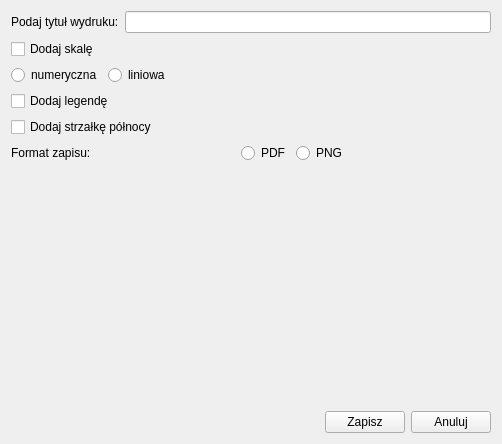
<?xml version="1.0" encoding="UTF-8"?>
<ui version="4.0">
 <class>Form</class>
 <widget class="QWidget" name="Form">
  <property name="geometry">
   <rect>
    <x>0</x>
    <y>0</y>
    <width>502</width>
    <height>444</height>
   </rect>
  </property>
  <property name="windowTitle">
   <string>Form</string>
  </property>
  <layout class="QGridLayout" name="gridLayout">
   <item row="0" column="0">
    <layout class="QGridLayout" name="gridLayout_2">
     <item row="0" column="0">
      <layout class="QHBoxLayout" name="horizontalLayout_6">
       <item>
        <widget class="QLabel" name="label_8">
         <property name="text">
          <string>Podaj tytuł wydruku:</string>
         </property>
        </widget>
       </item>
       <item>
        <widget class="QLineEdit" name="linTyt">
         <property name="sizePolicy">
          <sizepolicy hsizetype="MinimumExpanding" vsizetype="Fixed">
           <horstretch>0</horstretch>
           <verstretch>0</verstretch>
          </sizepolicy>
         </property>
        </widget>
       </item>
      </layout>
     </item>
     <item row="1" column="0">
      <layout class="QVBoxLayout" name="verticalLayout_6">
       <item>
        <widget class="QCheckBox" name="chSkal">
         <property name="text">
          <string>Dodaj skalę</string>
         </property>
        </widget>
       </item>
       <item>
        <layout class="QHBoxLayout" name="horizontalLayout">
         <item>
          <widget class="QRadioButton" name="btnSNum">
           <property name="text">
            <string>numeryczna</string>
           </property>
          </widget>
         </item>
         <item>
          <widget class="QRadioButton" name="btnSLin">
           <property name="text">
            <string>liniowa</string>
           </property>
          </widget>
         </item>
         <item>
          <spacer name="horizontalSpacer_4">
           <property name="orientation">
            <enum>Qt::Horizontal</enum>
           </property>
           <property name="sizeHint" stdset="0">
            <size>
             <width>40</width>
             <height>20</height>
            </size>
           </property>
          </spacer>
         </item>
        </layout>
       </item>
       <item>
        <widget class="QCheckBox" name="chLeg">
         <property name="text">
          <string>Dodaj legendę</string>
         </property>
        </widget>
       </item>
       <item>
        <widget class="QCheckBox" name="chStrz">
         <property name="text">
          <string>Dodaj strzałkę północy</string>
         </property>
        </widget>
       </item>
      </layout>
     </item>
     <item row="2" column="0">
      <layout class="QHBoxLayout" name="horizontalLayout_2">
       <item>
        <widget class="QLabel" name="label_11">
         <property name="text">
          <string>Format zapisu:</string>
         </property>
        </widget>
       </item>
       <item>
        <spacer name="horizontalSpacer_8">
         <property name="orientation">
          <enum>Qt::Horizontal</enum>
         </property>
         <property name="sizeHint" stdset="0">
          <size>
           <width>40</width>
           <height>20</height>
          </size>
         </property>
        </spacer>
       </item>
       <item>
        <widget class="QRadioButton" name="btnPDF">
         <property name="text">
          <string>PDF</string>
         </property>
        </widget>
       </item>
       <item>
        <widget class="QRadioButton" name="btnPNG">
         <property name="text">
          <string>PNG</string>
         </property>
        </widget>
       </item>
       <item>
        <spacer name="horizontalSpacer_7">
         <property name="orientation">
          <enum>Qt::Horizontal</enum>
         </property>
         <property name="sizeHint" stdset="0">
          <size>
           <width>40</width>
           <height>20</height>
          </size>
         </property>
        </spacer>
       </item>
      </layout>
     </item>
     <item row="3" column="0">
      <spacer name="verticalSpacer_2">
       <property name="orientation">
        <enum>Qt::Vertical</enum>
       </property>
       <property name="sizeHint" stdset="0">
        <size>
         <width>20</width>
         <height>40</height>
        </size>
       </property>
      </spacer>
     </item>
     <item row="4" column="0">
      <layout class="QHBoxLayout" name="horizontalLayout_8">
       <item>
        <spacer name="horizontalSpacer_6">
         <property name="orientation">
          <enum>Qt::Horizontal</enum>
         </property>
         <property name="sizeHint" stdset="0">
          <size>
           <width>40</width>
           <height>20</height>
          </size>
         </property>
        </spacer>
       </item>
       <item>
        <widget class="QPushButton" name="btnDruk">
         <property name="text">
          <string>Zapisz</string>
         </property>
        </widget>
       </item>
       <item>
        <widget class="QPushButton" name="btnAnul">
         <property name="text">
          <string>Anuluj</string>
         </property>
        </widget>
       </item>
      </layout>
     </item>
    </layout>
   </item>
  </layout>
 </widget>
 <resources/>
 <connections/>
</ui>
